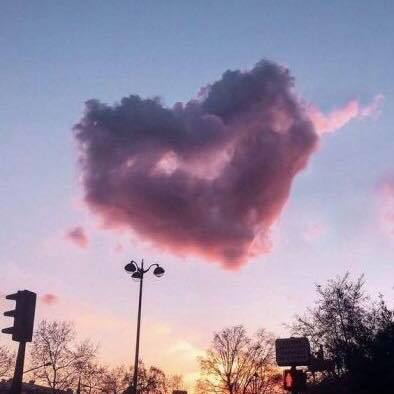
#> input picture love.jpg, 394 x 394 px
$ python 'implementasi 2.py'
#> lines starting #> are read from the running program, lines starting #| are printed output that depends on the picture
import cv2
import numpy as np

def YCBkeRGB(Y, Cb, Cr):
    # Normalisasi Y, Cb, Cr ke [0, 1]
    Y = np.double(Y)
    Cr = np.double(Cr)
    Cb = np.double(Cb)
    if np.max(np.max(Y)) > 1.0 or np.max(np.max(Cb)) > 1.0 or np.max(np.max(Cr)) > 1.0:
        Y = np.double(Y) / 255.0
        Cr = np.double(Cr) / 255.0
        Cb = np.double(Cb) / 255.0

    tinggi, lebar = np.shape(Y)
    R = np.zeros((tinggi, lebar))
    G = np.zeros((tinggi, lebar))
    B = np.zeros((tinggi, lebar))
    for m in range(tinggi):
        for n in range(lebar):
            R[m,n] = Y[m,n] + 1.402 * Cr[m,n]
            G[m,n] = Y[m,n] - 0.34414 * Cb[m,n] - 0.71414 * Cr[m,n]
            B[m,n] = Y[m,n] + 1.7720 * Cb[m,n]

    # Konversi ke jangkauan [0, 255]
    R = np.uint8(R * 255)
    G = np.uint8(G * 255)
    B = np.uint8(B * 255)

    return R, G, B

# Load gambar dengan OpenCV
img = cv2.imread('love.jpg')
#> img is the input picture: shape (394, 394, 3); mean B, G, R 164.8, 143.2, 156.2

# Ubah warna dari BGR ke YCbCr
imgYCbCr = cv2.cvtColor(img, cv2.COLOR_BGR2YCrCb)
#> imgYCbCr: shape (394, 394, 3); mean of channels 0, 1, 2 149.5, 132.8, 136.6

# Ambil komponen Y, Cb, Cr
Y = imgYCbCr[:,:,0]
Cb = imgYCbCr[:,:,1]
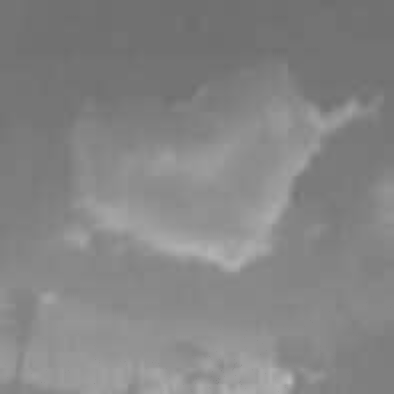
#> Cb: shape (394, 394); min 110, max 185, mean 132.8
Cr = imgYCbCr[:,:,2]
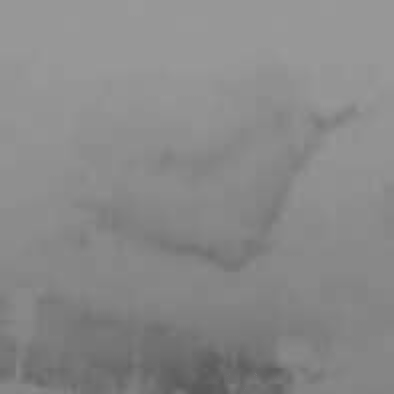
#> Cr: shape (394, 394); min 90, max 154, mean 136.6

# Konversi YCbCr ke RGB menggunakan fungsi YCBkeRGB
R, G, B = YCBkeRGB(Y, Cb, Cr)
#> after the loop in YCBkeRGB, `for m in range(tinggi):`:
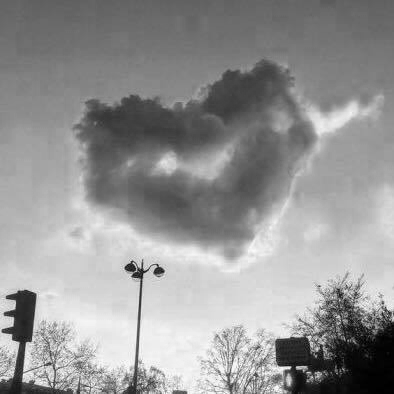
#> B: shape (394, 394) float64; min 0.886, max 1.95, mean 1.51; drawn with min black and max white
#> after the loop in YCBkeRGB, `for m in range(tinggi):`:
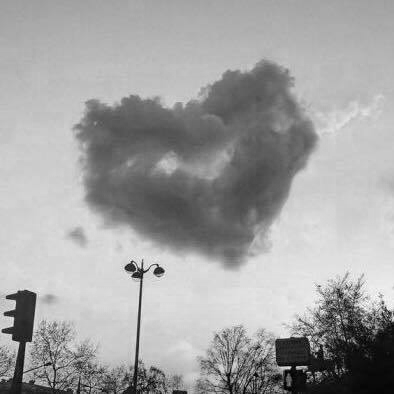
#> R: shape (394, 394) float64; min 0.705, max 1.7, mean 1.34; drawn with min black and max white
#> in YCBkeRGB, `R = np.uint8(R * 255)`:
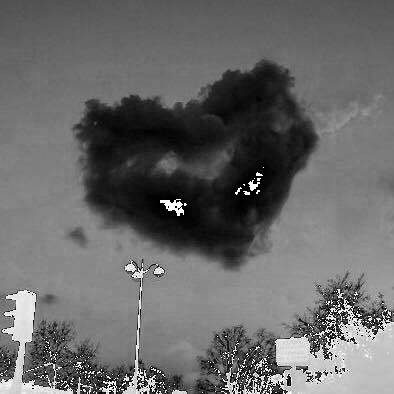
#> R: shape (394, 394); min 0, max 255, mean 103.7
#> in YCBkeRGB, `G = np.uint8(G * 255)`:
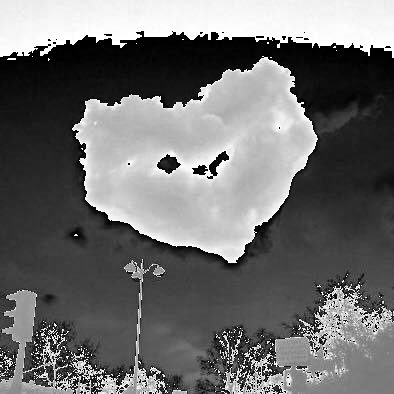
#> G: shape (394, 394); min 0, max 255, mean 110.6
#> in YCBkeRGB, `B = np.uint8(B * 255)`:
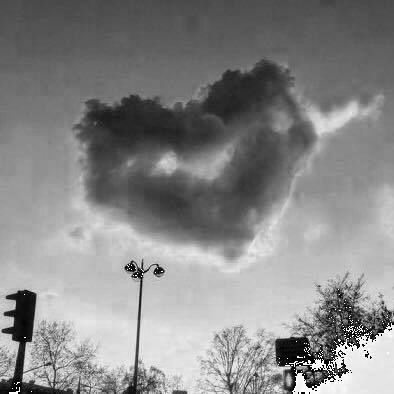
#> B: shape (394, 394); min 0, max 255, mean 135

# Gabungkan kembali R, G, B menjadi gambar RGB
imgRGB = cv2.merge((R, G, B))
#> imgRGB: shape (394, 394, 3); mean of channels 0, 1, 2 103.7, 110.6, 135

# Tampilkan gambar RGB
cv2.imshow('Gambar RGB', imgRGB)
cv2.waitKey(0)
cv2.destroyAllWindows()
